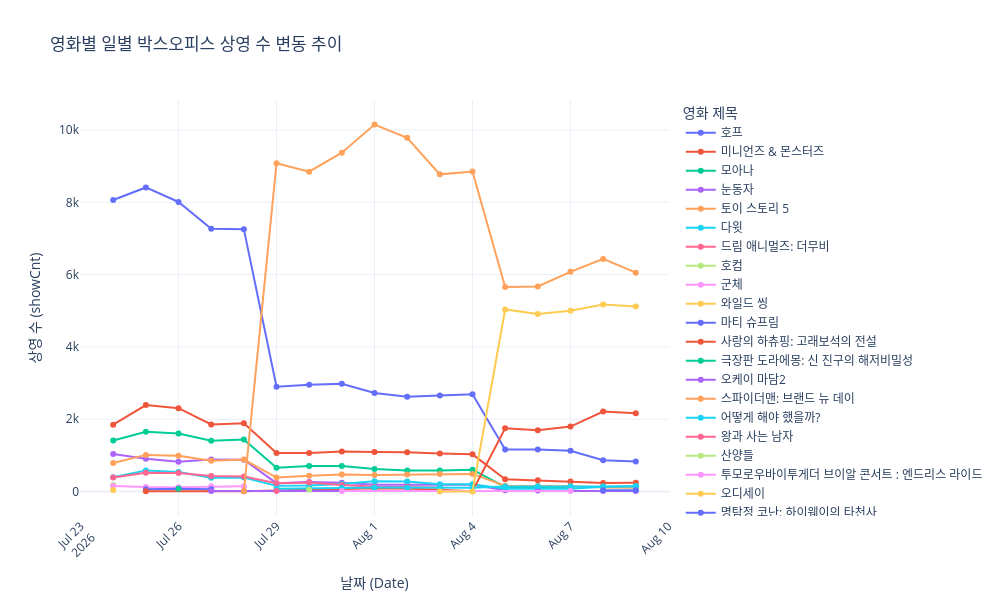

Notebook code for this chart:
### Markdown cell above
## 기간에 따른 상영 수

### Code cell
draw_lineChart(movie_df, 'showCnt', '영화별 일별 박스오피스 상영 수 변동 추이', '상영 수')

### Figure 1 — Plotly figure (JSON) as saved in the notebook; plotly's stock layout.template omitted (floating-point values rounded to 4 significant figures)
{"data": [{"customdata": [["호프"], ["호프"], ["호프"], ["호프"], ["호프"], ["호프"], ["호프"], ["호프"], ["호프"], ["호프"], ["호프"], ["호프"], ["호프"], ["호프"], ["호프"], ["호프"], ["호프"]], "hovertemplate": "movieNm=%{customdata[0]}<br>b_date=%{x}<br>showCnt=%{y}<extra></extra>", "legendgroup": "호프", "line": {"color": "#636efa", "dash": "solid"}, "marker": {"symbol": "circle"}, "mode": "lines+markers", "name": "호프", "orientation": "v", "showlegend": true, "type": "scatter", "x": ["2026-07-24", "2026-07-25", "2026-07-26", "2026-07-27", "2026-07-28", "2026-07-29", "2026-07-30", "2026-07-31", "2026-08-01", "2026-08-02", "2026-08-03", "2026-08-04", "2026-08-05", "2026-08-06", "2026-08-07", "2026-08-08", "2026-08-09"], "xaxis": "x", "y": [8064, 8412, 8010, 7272, 7258, 2901, 2954, 2980, 2724, 2620, 2658, 2690, 1164, 1163, 1130, 864, 833], "yaxis": "y"}, {"customdata": [["미니언즈 & 몬스터즈"], ["미니언즈 & 몬스터즈"], ["미니언즈 & 몬스터즈"], ["미니언즈 & 몬스터즈"], ["미니언즈 & 몬스터즈"], ["미니언즈 & 몬스터즈"], ["미니언즈 & 몬스터즈"], ["미니언즈 & 몬스터즈"], ["미니언즈 & 몬스터즈"], ["미니언즈 & 몬스터즈"], ["미니언즈 & 몬스터즈"], ["미니언즈 & 몬스터즈"], ["미니언즈 & 몬스터즈"], ["미니언즈 & 몬스터즈"], ["미니언즈 & 몬스터즈"], ["미니언즈 & 몬스터즈"], ["미니언즈 & 몬스터즈"]], "hovertemplate": "movieNm=%{customdata[0]}<br>b_date=%{x}<br>showCnt=%{y}<extra></extra>", "legendgroup": "미니언즈 & 몬스터즈", "line": {"color": "#EF553B", "dash": "solid"}, "marker": {"symbol": "circle"}, "mode": "lines+markers", "name": "미니언즈 & 몬스터즈", "orientation": "v", "showlegend": true, "type": "scatter", "x": ["2026-07-24", "2026-07-25", "2026-07-26", "2026-07-27", "2026-07-28", "2026-07-29", "2026-07-30", "2026-07-31", "2026-08-01", "2026-08-02", "2026-08-03", "2026-08-04", "2026-08-05", "2026-08-06", "2026-08-07", "2026-08-08", "2026-08-09"], "xaxis": "x", "y": [1848, 2391, 2307, 1856, 1886, 1065, 1067, 1110, 1091, 1089, 1050, 1029, 340, 313, 279, 238, 243], "yaxis": "y"}, {"customdata": [["모아나"], ["모아나"], ["모아나"], ["모아나"], ["모아나"], ["모아나"], ["모아나"], ["모아나"], ["모아나"], ["모아나"], ["모아나"], ["모아나"], ["모아나"], ["모아나"], ["모아나"]], "hovertemplate": "movieNm=%{customdata[0]}<br>b_date=%{x}<br>showCnt=%{y}<extra></extra>", "legendgroup": "모아나", "line": {"color": "#00cc96", "dash": "solid"}, "marker": {"symbol": "circle"}, "mode": "lines+markers", "name": "모아나", "orientation": "v", "showlegend": true, "type": "scatter", "x": ["2026-07-24", "2026-07-25", "2026-07-26", "2026-07-27", "2026-07-28", "2026-07-29", "2026-07-30", "2026-07-31", "2026-08-01", "2026-08-02", "2026-08-03", "2026-08-04", "2026-08-05", "2026-08-06", "2026-08-07"], "xaxis": "x", "y": [1414, 1653, 1607, 1403, 1441, 656, 707, 705, 626, 580, 580, 603, 127, 113, 97], "yaxis": "y"}, {"customdata": [["눈동자"], ["눈동자"], ["눈동자"], ["눈동자"], ["눈동자"], ["눈동자"], ["눈동자"], ["눈동자"], ["눈동자"], ["눈동자"], ["눈동자"], ["눈동자"], ["눈동자"]], "hovertemplate": "movieNm=%{customdata[0]}<br>b_date=%{x}<br>showCnt=%{y}<extra></extra>", "legendgroup": "눈동자", "line": {"color": "#ab63fa", "dash": "solid"}, "marker": {"symbol": "circle"}, "mode": "lines+markers", "name": "눈동자", "orientation": "v", "showlegend": true, "type": "scatter", "x": ["2026-07-24", "2026-07-25", "2026-07-26", "2026-07-27", "2026-07-28", "2026-07-29", "2026-07-30", "2026-07-31", "2026-08-01", "2026-08-02", "2026-08-03", "2026-08-04", "2026-08-05"], "xaxis": "x", "y": [1035, 906, 823, 885, 881, 232, 261, 246, 187, 176, 185, 189, 34], "yaxis": "y"}, {"customdata": [["토이 스토리 5"], ["토이 스토리 5"], ["토이 스토리 5"], ["토이 스토리 5"], ["토이 스토리 5"], ["토이 스토리 5"], ["토이 스토리 5"], ["토이 스토리 5"], ["토이 스토리 5"], ["토이 스토리 5"], ["토이 스토리 5"], ["토이 스토리 5"], ["토이 스토리 5"], ["토이 스토리 5"], ["토이 스토리 5"], ["토이 스토리 5"], ["토이 스토리 5"]], "hovertemplate": "movieNm=%{customdata[0]}<br>b_date=%{x}<br>showCnt=%{y}<extra></extra>", "legendgroup": "토이 스토리 5", "line": {"color": "#FFA15A", "dash": "solid"}, "marker": {"symbol": "circle"}, "mode": "lines+markers", "name": "토이 스토리 5", "orientation": "v", "showlegend": true, "type": "scatter", "x": ["2026-07-24", "2026-07-25", "2026-07-26", "2026-07-27", "2026-07-28", "2026-07-29", "2026-07-30", "2026-07-31", "2026-08-01", "2026-08-02", "2026-08-03", "2026-08-04", "2026-08-05", "2026-08-06", "2026-08-07", "2026-08-08", "2026-08-09"], "xaxis": "x", "y": [791, 1013, 987, 854, 884, 385, 435, 472, 455, 472, 487, 488, 162, 154, 149, 112, 102], "yaxis": "y"}, {"customdata": [["다윗"], ["다윗"], ["다윗"], ["다윗"], ["다윗"], ["다윗"], ["다윗"], ["다윗"], ["다윗"], ["다윗"], ["다윗"], ["다윗"], ["다윗"], ["다윗"], ["다윗"], ["다윗"], ["다윗"]], "hovertemplate": "movieNm=%{customdata[0]}<br>b_date=%{x}<br>showCnt=%{y}<extra></extra>", "legendgroup": "다윗", "line": {"color": "#19d3f3", "dash": "solid"}, "marker": {"symbol": "circle"}, "mode": "lines+markers", "name": "다윗", "orientation": "v", "showlegend": true, "type": "scatter", "x": ["2026-07-24", "2026-07-25", "2026-07-26", "2026-07-27", "2026-07-28", "2026-07-29", "2026-07-30", "2026-07-31", "2026-08-01", "2026-08-02", "2026-08-03", "2026-08-04", "2026-08-05", "2026-08-06", "2026-08-07", "2026-08-08", "2026-08-09"], "xaxis": "x", "y": [393, 581, 542, 379, 388, 157, 166, 207, 285, 276, 199, 204, 74, 81, 79, 133, 154], "yaxis": "y"}, {"customdata": [["드림 애니멀즈: 더무비"], ["드림 애니멀즈: 더무비"], ["드림 애니멀즈: 더무비"], ["드림 애니멀즈: 더무비"], ["드림 애니멀즈: 더무비"], ["드림 애니멀즈: 더무비"], ["드림 애니멀즈: 더무비"], ["드림 애니멀즈: 더무비"], ["드림 애니멀즈: 더무비"], ["드림 애니멀즈: 더무비"], ["드림 애니멀즈: 더무비"]], "hovertemplate": "movieNm=%{customdata[0]}<br>b_date=%{x}<br>showCnt=%{y}<extra></extra>", "legendgroup": "드림 애니멀즈: 더무비", "line": {"color": "#FF6692", "dash": "solid"}, "marker": {"symbol": "circle"}, "mode": "lines+markers", "name": "드림 애니멀즈: 더무비", "orientation": "v", "showlegend": true, "type": "scatter", "x": ["2026-07-24", "2026-07-25", "2026-07-26", "2026-07-27", "2026-07-28", "2026-07-29", "2026-07-30", "2026-07-31", "2026-08-01", "2026-08-02", "2026-08-03"], "xaxis": "x", "y": [389, 518, 509, 431, 414, 231, 250, 178, 134, 130, 112], "yaxis": "y"}, {"customdata": [["호컴"]], "hovertemplate": "movieNm=%{customdata[0]}<br>b_date=%{x}<br>showCnt=%{y}<extra></extra>", "legendgroup": "호컴", "line": {"color": "#B6E880", "dash": "solid"}, "marker": {"symbol": "circle"}, "mode": "lines+markers", "name": "호컴", "orientation": "v", "showlegend": true, "type": "scatter", "x": ["2026-07-24"], "xaxis": "x", "y": [179], "yaxis": "y"}, {"customdata": [["군체"], ["군체"], ["군체"], ["군체"], ["군체"]], "hovertemplate": "movieNm=%{customdata[0]}<br>b_date=%{x}<br>showCnt=%{y}<extra></extra>", "legendgroup": "군체", "line": {"color": "#FF97FF", "dash": "solid"}, "marker": {"symbol": "circle"}, "mode": "lines+markers", "name": "군체", "orientation": "v", "showlegend": true, "type": "scatter", "x": ["2026-07-24", "2026-07-25", "2026-07-26", "2026-07-27", "2026-07-28"], "xaxis": "x", "y": [156, 127, 119, 143, 149], "yaxis": "y"}, {"customdata": [["와일드 씽"]], "hovertemplate": "movieNm=%{customdata[0]}<br>b_date=%{x}<br>showCnt=%{y}<extra></extra>", "legendgroup": "와일드 씽", "line": {"color": "#FECB52", "dash": "solid"}, "marker": {"symbol": "circle"}, "mode": "lines+markers", "name": "와일드 씽", "orientation": "v", "showlegend": true, "type": "scatter", "x": ["2026-07-24"], "xaxis": "x", "y": [44], "yaxis": "y"}, {"customdata": [["마티 슈프림"], ["마티 슈프림"], ["마티 슈프림"]], "hovertemplate": "movieNm=%{customdata[0]}<br>b_date=%{x}<br>showCnt=%{y}<extra></extra>", "legendgroup": "마티 슈프림", "line": {"color": "#636efa", "dash": "solid"}, "marker": {"symbol": "circle"}, "mode": "lines+markers", "name": "마티 슈프림", "orientation": "v", "showlegend": true, "type": "scatter", "x": ["2026-07-25", "2026-07-26", "2026-07-27"], "xaxis": "x", "y": [66, 76, 61], "yaxis": "y"}, {"customdata": [["사랑의 하츄핑: 고래보석의 전설"], ["사랑의 하츄핑: 고래보석의 전설"], ["사랑의 하츄핑: 고래보석의 전설"], ["사랑의 하츄핑: 고래보석의 전설"], ["사랑의 하츄핑: 고래보석의 전설"], ["사랑의 하츄핑: 고래보석의 전설"], ["사랑의 하츄핑: 고래보석의 전설"], ["사랑의 하츄핑: 고래보석의 전설"], ["사랑의 하츄핑: 고래보석의 전설"], ["사랑의 하츄핑: 고래보석의 전설"]], "hovertemplate": "movieNm=%{customdata[0]}<br>b_date=%{x}<br>showCnt=%{y}<extra></extra>", "legendgroup": "사랑의 하츄핑: 고래보석의 전설", "line": {"color": "#EF553B", "dash": "solid"}, "marker": {"symbol": "circle"}, "mode": "lines+markers", "name": "사랑의 하츄핑: 고래보석의 전설", "orientation": "v", "showlegend": true, "type": "scatter", "x": ["2026-07-25", "2026-07-28", "2026-08-01", "2026-08-02", "2026-08-04", "2026-08-05", "2026-08-06", "2026-08-07", "2026-08-08", "2026-08-09"], "xaxis": "x", "y": [6, 5, 91, 85, 6, 1751, 1698, 1797, 2214, 2164], "yaxis": "y"}, {"customdata": [["극장판 도라에몽: 신 진구의 해저비밀성"]], "hovertemplate": "movieNm=%{customdata[0]}<br>b_date=%{x}<br>showCnt=%{y}<extra></extra>", "legendgroup": "극장판 도라에몽: 신 진구의 해저비밀성", "line": {"color": "#00cc96", "dash": "solid"}, "marker": {"symbol": "circle"}, "mode": "lines+markers", "name": "극장판 도라에몽: 신 진구의 해저비밀성", "orientation": "v", "showlegend": true, "type": "scatter", "x": ["2026-07-26"], "xaxis": "x", "y": [80], "yaxis": "y"}, {"customdata": [["오케이 마담2"], ["오케이 마담2"], ["오케이 마담2"], ["오케이 마담2"]], "hovertemplate": "movieNm=%{customdata[0]}<br>b_date=%{x}<br>showCnt=%{y}<extra></extra>", "legendgroup": "오케이 마담2", "line": {"color": "#ab63fa", "dash": "solid"}, "marker": {"symbol": "circle"}, "mode": "lines+markers", "name": "오케이 마담2", "orientation": "v", "showlegend": true, "type": "scatter", "x": ["2026-07-27", "2026-08-06", "2026-08-08", "2026-08-09"], "xaxis": "x", "y": [15, 25, 16, 14], "yaxis": "y"}, {"customdata": [["스파이더맨: 브랜드 뉴 데이"], ["스파이더맨: 브랜드 뉴 데이"], ["스파이더맨: 브랜드 뉴 데이"], ["스파이더맨: 브랜드 뉴 데이"], ["스파이더맨: 브랜드 뉴 데이"], ["스파이더맨: 브랜드 뉴 데이"], ["스파이더맨: 브랜드 뉴 데이"], ["스파이더맨: 브랜드 뉴 데이"], ["스파이더맨: 브랜드 뉴 데이"], ["스파이더맨: 브랜드 뉴 데이"], ["스파이더맨: 브랜드 뉴 데이"], ["스파이더맨: 브랜드 뉴 데이"], ["스파이더맨: 브랜드 뉴 데이"]], "hovertemplate": "movieNm=%{customdata[0]}<br>b_date=%{x}<br>showCnt=%{y}<extra></extra>", "legendgroup": "스파이더맨: 브랜드 뉴 데이", "line": {"color": "#FFA15A", "dash": "solid"}, "marker": {"symbol": "circle"}, "mode": "lines+markers", "name": "스파이더맨: 브랜드 뉴 데이", "orientation": "v", "showlegend": true, "type": "scatter", "x": ["2026-07-28", "2026-07-29", "2026-07-30", "2026-07-31", "2026-08-01", "2026-08-02", "2026-08-03", "2026-08-04", "2026-08-05", "2026-08-06", "2026-08-07", "2026-08-08", "2026-08-09"], "xaxis": "x", "y": [5, 9082, 8848, 9373, 10152, 9784, 8774, 8852, 5657, 5675, 6078, 6435, 6054], "yaxis": "y"}, {"customdata": [["어떻게 해야 했을까?"], ["어떻게 해야 했을까?"], ["어떻게 해야 했을까?"], ["어떻게 해야 했을까?"], ["어떻게 해야 했을까?"], ["어떻게 해야 했을까?"], ["어떻게 해야 했을까?"], ["어떻게 해야 했을까?"], ["어떻게 해야 했을까?"], ["어떻게 해야 했을까?"], ["어떻게 해야 했을까?"], ["어떻게 해야 했을까?"]], "hovertemplate": "movieNm=%{customdata[0]}<br>b_date=%{x}<br>showCnt=%{y}<extra></extra>", "legendgroup": "어떻게 해야 했을까?", "line": {"color": "#19d3f3", "dash": "solid"}, "marker": {"symbol": "circle"}, "mode": "lines+markers", "name": "어떻게 해야 했을까?", "orientation": "v", "showlegend": true, "type": "scatter", "x": ["2026-07-29", "2026-07-30", "2026-07-31", "2026-08-01", "2026-08-02", "2026-08-03", "2026-08-04", "2026-08-05", "2026-08-06", "2026-08-07", "2026-08-08", "2026-08-09"], "xaxis": "x", "y": [77, 80, 94, 110, 107, 103, 104, 140, 143, 145, 140, 137], "yaxis": "y"}, {"customdata": [["왕과 사는 남자"]], "hovertemplate": "movieNm=%{customdata[0]}<br>b_date=%{x}<br>showCnt=%{y}<extra></extra>", "legendgroup": "왕과 사는 남자", "line": {"color": "#FF6692", "dash": "solid"}, "marker": {"symbol": "circle"}, "mode": "lines+markers", "name": "왕과 사는 남자", "orientation": "v", "showlegend": true, "type": "scatter", "x": ["2026-07-29"], "xaxis": "x", "y": [12], "yaxis": "y"}, {"customdata": [["산양들"]], "hovertemplate": "movieNm=%{customdata[0]}<br>b_date=%{x}<br>showCnt=%{y}<extra></extra>", "legendgroup": "산양들", "line": {"color": "#B6E880", "dash": "solid"}, "marker": {"symbol": "circle"}, "mode": "lines+markers", "name": "산양들", "orientation": "v", "showlegend": true, "type": "scatter", "x": ["2026-07-30"], "xaxis": "x", "y": [51], "yaxis": "y"}, {"customdata": [["투모로우바이투게더 브이알 콘서트 : 엔드리스 라이드"], ["투모로우바이투게더 브이알 콘서트 : 엔드리스 라이드"]], "hovertemplate": "movieNm=%{customdata[0]}<br>b_date=%{x}<br>showCnt=%{y}<extra></extra>", "legendgroup": "투모로우바이투게더 브이알 콘서트 : 엔드리스 라이드", "line": {"color": "#FF97FF", "dash": "solid"}, "marker": {"symbol": "circle"}, "mode": "lines+markers", "name": "투모로우바이투게더 브이알 콘서트 : 엔드리스 라이드", "orientation": "v", "showlegend": true, "type": "scatter", "x": ["2026-07-31", "2026-08-07"], "xaxis": "x", "y": [14, 16], "yaxis": "y"}, {"customdata": [["오디세이"], ["오디세이"], ["오디세이"], ["오디세이"], ["오디세이"], ["오디세이"], ["오디세이"]], "hovertemplate": "movieNm=%{customdata[0]}<br>b_date=%{x}<br>showCnt=%{y}<extra></extra>", "legendgroup": "오디세이", "line": {"color": "#FECB52", "dash": "solid"}, "marker": {"symbol": "circle"}, "mode": "lines+markers", "name": "오디세이", "orientation": "v", "showlegend": true, "type": "scatter", "x": ["2026-08-03", "2026-08-04", "2026-08-05", "2026-08-06", "2026-08-07", "2026-08-08", "2026-08-09"], "xaxis": "x", "y": [2, 3, 5036, 4912, 5001, 5173, 5120], "yaxis": "y"}, {"customdata": [["명탐정 코난: 하이웨이의 타천사"], ["명탐정 코난: 하이웨이의 타천사"]], "hovertemplate": "movieNm=%{customdata[0]}<br>b_date=%{x}<br>showCnt=%{y}<extra></extra>", "legendgroup": "명탐정 코난: 하이웨이의 타천사", "line": {"color": "#636efa", "dash": "solid"}, "marker": {"symbol": "circle"}, "mode": "lines+markers", "name": "명탐정 코난: 하이웨이의 타천사", "orientation": "v", "showlegend": true, "type": "scatter", "x": ["2026-08-08", "2026-08-09"], "xaxis": "x", "y": [37, 38], "yaxis": "y"}], "layout": {"height": 600, "hovermode": "x unified", "legend": {"title": {"text": "영화 제목"}, "tracegroupgap": 0}, "title": {"text": "영화별 일별 박스오피스 상영 수 변동 추이"}, "width": 1000, "xaxis": {"anchor": "y", "domain": [0, 1], "tickangle": -45, "title": {"text": "날짜 (Date)"}}, "yaxis": {"anchor": "x", "autorange": true, "domain": [0, 1], "title": {"text": "상영 수 (showCnt)"}}}}
